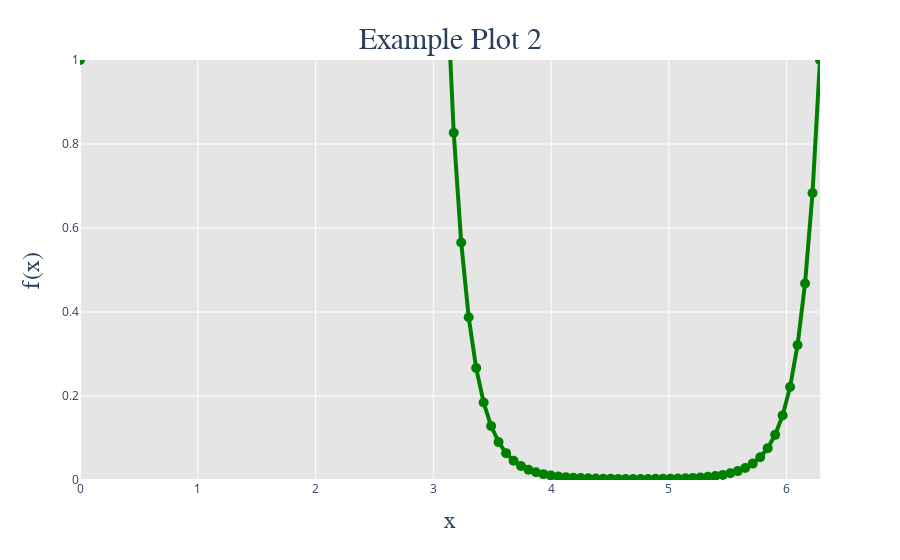

The code cell stored with this chart in its notebook:
### Markdown cell above
# Problem 2: Zooming In on Data

### Code cell
# This changes the width of the entire figure
fig.update_layout(xaxis = {'domain':[0.0,1.0]})

# This changes the x-limits
fig.update_layout(xaxis = {'range':[0,2*np.pi]})

# Update figure title
fig.update_layout(title = {'text': "Example Plot 2"})

# Update the y-axis range
fig.update_layout(yaxis = {'range': [0,1]})

### Figure 1 — Plotly figure (JSON) as saved in the notebook; plotly's stock layout.template omitted (floating-point values rounded to 4 significant figures)
{"data": [{"hovertemplate": "x=%{x}<br>y=%{y}<extra></extra>", "legendgroup": "", "line": {"color": "Green", "dash": "solid", "width": 4}, "marker": {"color": "Green", "size": 10}, "mode": "markers+lines", "name": "", "orientation": "v", "showlegend": false, "type": "scatter", "x": [0, 0.06347, 0.1269, 0.1904, 0.2539, 0.3173, 0.3808, 0.4443, 0.5077, 0.5712, 0.6347, 0.6981, 0.7616, 0.8251, 0.8885, 0.952, 1.015, 1.079, 1.142, 1.206, 1.269, 1.333, 1.396, 1.46, 1.523, 1.587, 1.65, 1.714, 1.777, 1.841, 1.904, 1.967, 2.031, 2.094, 2.158, 2.221, 2.285, 2.348, 2.412, 2.475, 2.539, 2.602, 2.666, 2.729, 2.793, 2.856, 2.919, 2.983, 3.046, 3.11, 3.173, 3.237, 3.3, 3.364, 3.427, 3.491, 3.554, 3.618, 3.681, 3.745, 3.808, 3.871, 3.935, 3.998, 4.062, 4.125, 4.189, 4.252, 4.316, 4.379, 4.443, 4.506, 4.57, 4.633, 4.697, 4.76, 4.823, 4.887, 4.95, 5.014, 5.077, 5.141, 5.204, 5.268, 5.331, 5.395, 5.458, 5.522, 5.585, 5.649, 5.712, 5.775, 5.839, 5.902, 5.966, 6.029, 6.093, 6.156, 6.22, 6.283], "xaxis": "x", "y": [1, 1.463, 2.137, 3.113, 4.513, 6.503, 9.3, 13.18, 18.49, 25.63, 35.07, 47.31, 62.83, 82.07, 105.3, 132.6, 163.8, 198.1, 234.6, 271.8, 307.8, 340.7, 368.3, 388.8, 400.7, 403.1, 395.9, 379.5, 355.2, 324.7, 290.0, 253.2, 216.1, 180.6, 147.7, 118.5, 93.18, 71.96, 54.63, 40.81, 30.03, 21.8, 15.63, 11.08, 7.784, 5.422, 3.75, 2.581, 1.769, 1.21, 0.8267, 0.5653, 0.3875, 0.2666, 0.1844, 0.1285, 0.09021, 0.06397, 0.04586, 0.03329, 0.0245, 0.0183, 0.0139, 0.01073, 0.008442, 0.006769, 0.005538, 0.004626, 0.00395, 0.003448, 0.003079, 0.002815, 0.002635, 0.002526, 0.002481, 0.002496, 0.002572, 0.002715, 0.002936, 0.003249, 0.00368, 0.004263, 0.005048, 0.006107, 0.007541, 0.009496, 0.01218, 0.01592, 0.02114, 0.02851, 0.03901, 0.05409, 0.07587, 0.1075, 0.1538, 0.2216, 0.3213, 0.4679, 0.6835, 1.0], "yaxis": "y"}], "layout": {"legend": {"tracegroupgap": 0}, "margin": {"t": 60}, "paper_bgcolor": "rgba(0, 0, 0, 0)", "plot_bgcolor": "rgba(0, 0, 0, 0.1)", "title": {"font": {"family": "Arial", "size": 30}, "text": "Example Plot 2", "x": 0.5, "xanchor": "center", "y": 0.95, "yanchor": "top"}, "xaxis": {"anchor": "y", "domain": [0, 1], "range": [0, 6.283], "title": {"font": {"family": "Arial", "size": 24}, "text": "x"}}, "yaxis": {"anchor": "x", "domain": [0, 1], "range": [0, 1], "title": {"font": {"family": "Arial", "size": 24}, "text": "f(x)"}}}}
